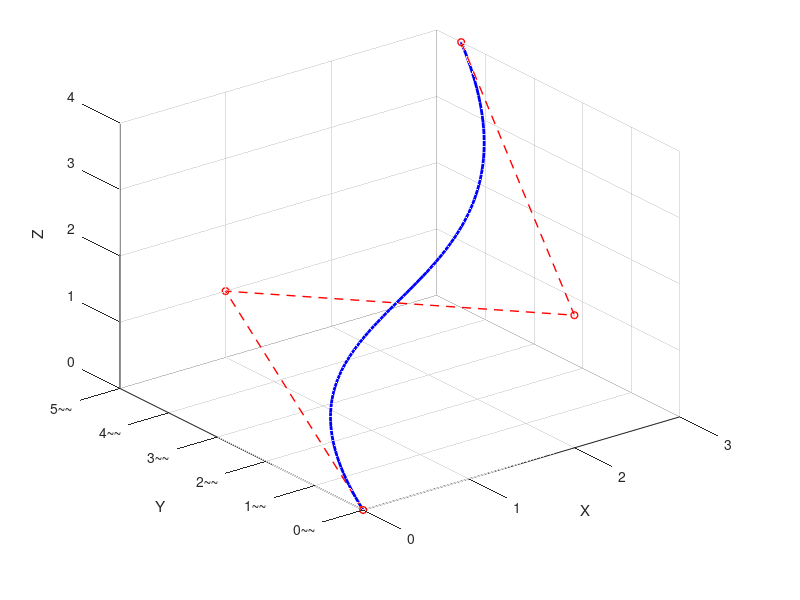

Write the MATLAB code that produced this figure.
%%%%%%%%%%%%%%%%%%%%%%%%%%%%%%%%%%%%
% DEFINICIÓN DE DATOS Y CÁLCULO
%%%%%%%%%%%%%%%%%%%%%%%%%%%%%%%%%%%%
m = 100;
u = 0:1/m:1;

P = [0, 1, 2, 3;
     0, 5, 0, 4.5;
     0, 1, 2, 4];

W = [1.0, 1.0, 1.0, 1.0];

[aux, n_puntos] = size(P);

sol = zeros(aux, m+1);

for k = 1:m+1

    Bold = zeros(n_puntos, 1);
    Bold(1) = 1;

    for j = 2:n_puntos
        Bnew = zeros(n_puntos, 1);
        for i = 1:j-1
            % B(i,j) = (1-u)*B(i,j-1) + u*B(i-1,j-1)
            Bnew(i) = Bnew(i) + (1 - u(k)) * Bold(i);
            Bnew(i+1) = Bnew(i+1) + u(k) * Bold(i);
        endfor
        Bold = Bnew;
    endfor

    %%%%%%%%%%%%%%%%%%%%%%%%%%%%%%%%%%%%
    % RACIONALIZACIÓN
    %%%%%%%%%%%%%%%%%%%%%%%%%%%%%%%%%%%%

    Numerator = zeros(aux, 1);
    Denominator = 0;

    for j = 1:n_puntos
        WeightedBasis = Bold(j) * W(j);
        Numerator = Numerator + WeightedBasis * P(:, j);
        Denominator = Denominator + WeightedBasis;
    endfor

    sol(:,k) = Numerator / Denominator;

endfor

%%%%%%%%%%%%%%%%%%%%%%%%%%%%%%%%%%%%
% PLOTEO Y AJUSTE DE EJES DINÁMICOS
%%%%%%%%%%%%%%%%%%%%%%%%%%%%%%%%%%%%

min_coords = min([P, sol], [], 2);
max_coords = max([P, sol], [], 2);

% Redondear a enteros para tener ejes limpios
min_X = floor(min_coords(1));
max_X = ceil(max_coords(1));
min_Y = floor(min_coords(2));
max_Y = ceil(max_coords(2));
min_Z = floor(min_coords(3));
max_Z = ceil(max_coords(3));

% Crear figura con un tamaño específico
figure('Position', [100, 100, 800, 600])
hold on

% Plotear el polígono de control
plot3(P(1,:), P(2,:), P(3,:), 'r--o', 'LineWidth', 1, 'MarkerSize', 5);

% Plotear la curva racional
plot3(sol(1,:), sol(2,:), sol(3,:), 'b', 'LineWidth', 2);

% Establecer límites cerrados a números enteros
xlim([min_X, max_X]);
ylim([min_Y, max_Y]);
zlim([min_Z, max_Z]);

% Forzar las marcas
set(gca, 'XTick', min_X:1:max_X);
y_ticks = min_Y:1:max_Y; % Mantenemos el salto de 2 en 2
set(gca, 'YTick', y_ticks);
set(gca, 'ZTick', min_Z:1:max_Z);

% Volvemos a un TickLength prudente que no estorbe
set(gca, 'TickDir', 'out', 'TickLength', [0.1, 0.1]);

% ** TRUCO DEFINITIVO CON TeX: Espacios insecables a la derecha **
y_labels = cell(length(y_ticks), 1);
for i = 1:length(y_ticks)
    % Las virgulillas (~) actúan como espacios de hormigón que el SVG no puede borrar.
    % Cuantas más pongas, más a la izquierda se moverá el número.
    y_labels{i} = sprintf('%d~~', y_ticks(i));
end

% Asegurarnos de que Octave interpreta las ~ como espacios TeX
set(gca, 'TickLabelInterpreter', 'tex');
set(gca, 'YTickLabel', y_labels);

% Tus etiquetas intactas
xlabel(sprintf('X\n\n\n'));
ylabel(sprintf('\n\n\n Y'));
zlabel(sprintf('Z\n\n\n'));

grid on
view(3);

% Margen interno
set(gca, 'Position', [0.15 0.15 0.7 0.8]);

hold off

%%%%%%%%%%%%%%%%%%%%%%%%%%%%%%%%%%%%
% EXPORTACIÓN DE LA FIGURA
%%%%%%%%%%%%%%%%%%%%%%%%%%%%%%%%%%%%
print('curva_bezier.svg', '-dsvg');
